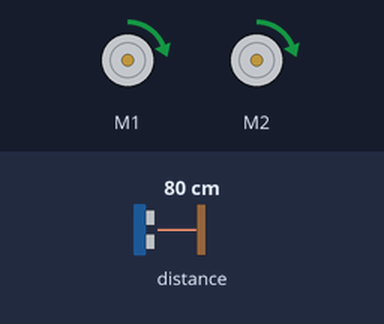
Recording of a program running on a simulated BBC micro:bit (MakeCode). Shown: 2 × DC motor (green arrow = forward, orange = backward, longer = faster). The inputs (shaded band) are chosen by the test bench; at power-on: distance to the obstacle 80 cm.

Above: at 1.2 s.
1.3 s: distance to the obstacle set to 5 cm
2.8 s: distance to the obstacle set to 2 cm
At 3.09 s:
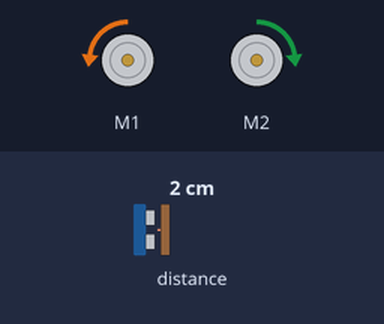
At 3.55 s:
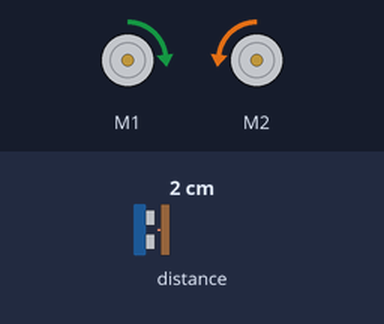
5.8 s: distance to the obstacle set to 4 cm
Timing chart, 0 to 8.8 s (numbered marks = the images above; inputs shaded):
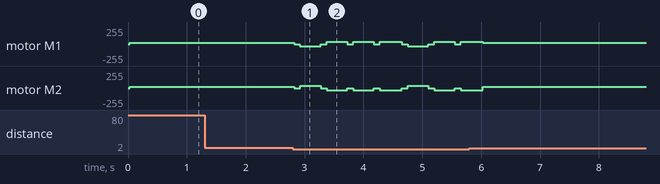

Measured:
- the behaviour switches between 4 and 3 cm on distance to the obstacle (found by bisection; images 0 and 1)
- after the input at 1.3 s, every drawn part: stays the same
- after the input at 2.8 s, motor M1: forward 20/255 → stopped at once, → backward 35/255 0.10 s later, → stopped 0.35 s later, → forward 35/255 0.10 s later, … (14 changes in this stretch); motor M2: forward 20/255 → stopped at once, → forward 35/255 0.10 s later, → stopped 0.35 s later, → backward 35/255 0.10 s later, … (14 changes in this stretch)

The program:

main.ts
```typescript
function GIRAR90ºGRADOSDERECHA () {
    maqueen.motorStop(maqueen.Motors.All)
    basic.pause(100)
    maqueen.motorRun(maqueen.Motors.M1, maqueen.Dir.CW, 35)
    maqueen.motorRun(maqueen.Motors.M2, maqueen.Dir.CCW, 35)
    basic.pause(350)
}
function GIRAR90ºGRADOSIZQUIERDA () {
    maqueen.motorStop(maqueen.Motors.All)
    basic.pause(100)
    maqueen.motorRun(maqueen.Motors.M1, maqueen.Dir.CCW, 35)
    maqueen.motorRun(maqueen.Motors.M2, maqueen.Dir.CW, 35)
    basic.pause(350)
    maqueen.motorStop(maqueen.Motors.All)
}
let UltimoGiro = 0
basic.forever(function () {
    if (maqueen.Ultrasonic(PingUnit.Centimeters) < 4) {
        maqueen.motorStop(maqueen.Motors.All)
        GIRAR90ºGRADOSIZQUIERDA()
        if (maqueen.Ultrasonic(PingUnit.Centimeters) < 4) {
            maqueen.motorStop(maqueen.Motors.All)
            GIRAR90ºGRADOSDERECHA()
            if (maqueen.Ultrasonic(PingUnit.Centimeters) < 4) {
                maqueen.motorStop(maqueen.Motors.All)
                GIRAR90ºGRADOSDERECHA()
                if (maqueen.Ultrasonic(PingUnit.Centimeters) < 4) {
                    maqueen.motorStop(maqueen.Motors.All)
                    GIRAR90ºGRADOSDERECHA()
                }
            }
        }
    } else {
        maqueen.motorRun(maqueen.Motors.All, maqueen.Dir.CW, 20)
    }
})
```

test.ts
```typescript
// aquí va el archivo "tests"; esto no se compilará cuando este paquete se utilice como una extensión.
```
